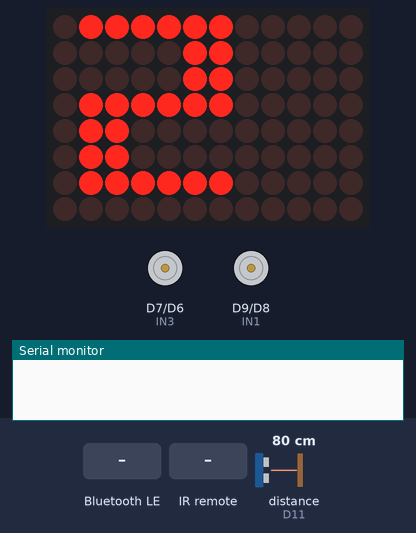
A sketch run on a simulated Arduino Uno R4 WiFi. Parts: 12×8 LED matrix, motor-driver pin pairs drawn as motors (green arrow = first pin HIGH = forward, orange = second pin HIGH = backward, longer = more drive), the last lines printed to the serial monitor. Wiring (inferred from the names in the program): ultrasonic range finder: trigger D12; echo D11. Inputs (shaded band) come from the test bench; at power-on: distance to the obstacle (sensor on D11) 80 cm. The echo pulse lasts 58.3 µs per cm; nothing arrives over Bluetooth unless stated; a phone connects over Bluetooth LE 3 s after start.

Above: at 1.1 s.
At 3.1 s:
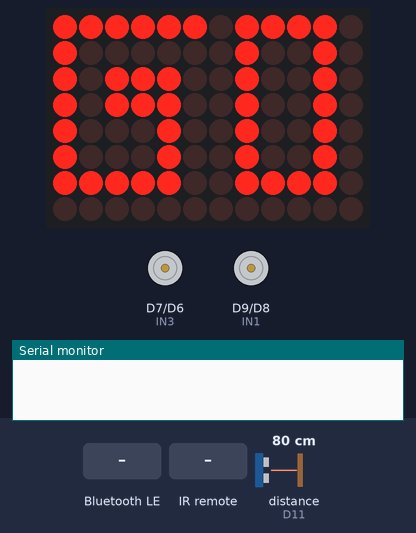
6.6 s: Bluetooth LE write "M2" received
At 8.8 s:
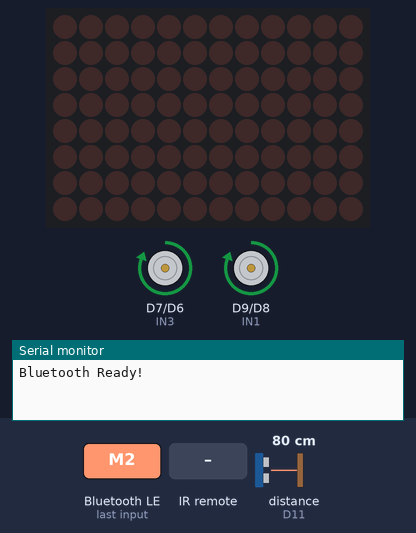
9.6 s: distance to the obstacle (sensor on D11) set to 17 cm
11.1 s: distance to the obstacle (sensor on D11) set to 13 cm
At 11.8 s:
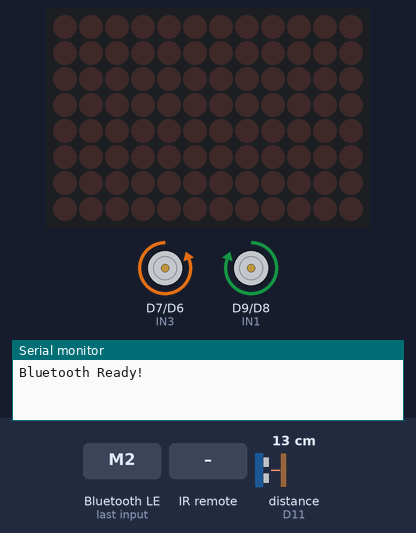
14.1 s: infrared code 0x19 received
16.0 s: Bluetooth LE write "M1" received
At 17.7 s:
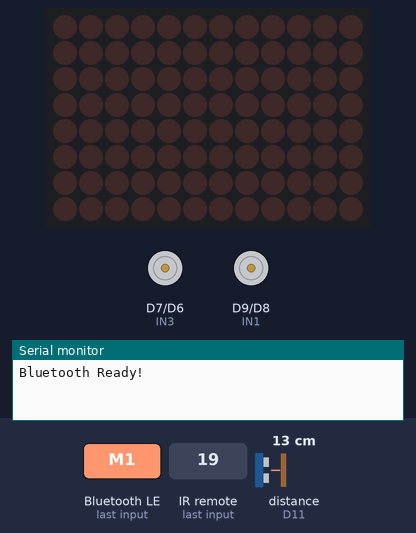
18.0 s: infrared code 0x18 received
At 18.7 s:
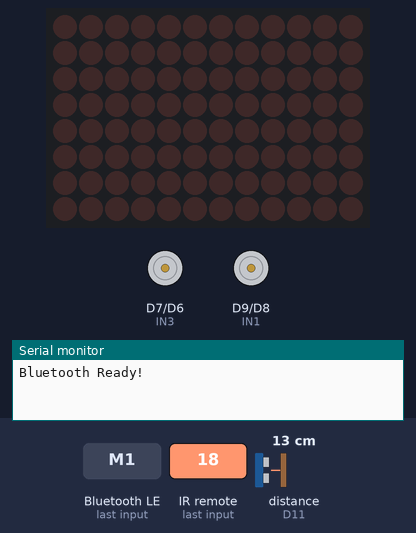
Timing chart, 0 to 20.7 s (numbered marks = the images above; inputs shaded):
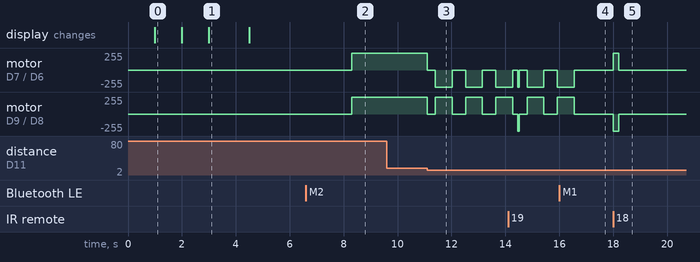

Measured:
- the behaviour switches between 15 and 14 cm on distance to the obstacle (sensor on D11) (found by bisection; images 2 and 3)
- after the input at 6.6 s, motor on D7 (IN3) / D6 (IN4), motor on D9 (IN1) / D8 (IN2): stopped → forward 255/255 after 1.7 s
- after the input at 9.6 s, every drawn part: stays the same
- after the input at 11.1 s, motor on D7 (IN3) / D6 (IN4): forward 255/255 → stopped at once, then repeats every 1.1 s: backward 255/255 0.62 s, stopped 0.50 s; motor on D9 (IN1) / D8 (IN2): forward 255/255 → stopped at once, then repeats every 1.1 s: forward 255/255 0.62 s, stopped 0.50 s
- after the input at 16.0 s, motor on D7 (IN3) / D6 (IN4), motor on D9 (IN1) / D8 (IN2): goes on until 16.5 s, then stays stopped
- after the input at 18.0 s, motor on D7 (IN3) / D6 (IN4): stopped → forward 255/255 at once, → stopped 0.20 s later; motor on D9 (IN1) / D8 (IN2): stopped → backward 255/255 at once, → stopped 0.20 s later
- what the display in image 0 shows lasts 1.0 s, from 1.0 s to 2.0 s
- what the display in image 1 shows lasts 1.5 s, from 3.0 s to 4.5 s

The sketch:

Ir-remote-car.ino
```cpp
#include <ArduinoBLE.h>
#include <IRremote.h>
#include "Arduino_LED_Matrix.h"

ArduinoLEDMatrix matrix;

// Built-in character frames from the R4 firmware
byte frame3[8][12] = {
 {0,1,1,1,1,1,1,0,0,0,0,0},
 {0,0,0,0,0,1,1,0,0,0,0,0},
 {0,0,0,0,0,1,1,0,0,0,0,0},
 {0,0,1,1,1,1,1,0,0,0,0,0},
 {0,0,0,0,0,1,1,0,0,0,0,0},
 {0,0,0,0,0,1,1,0,0,0,0,0},
 {0,1,1,1,1,1,1,0,0,0,0,0},
 {0,0,0,0,0,0,0,0,0,0,0,0}
};

byte frame2[8][12] = {
 {0,1,1,1,1,1,1,0,0,0,0,0},
 {0,0,0,0,0,1,1,0,0,0,0,0},
 {0,0,0,0,0,1,1,0,0,0,0,0},
 {0,1,1,1,1,1,1,0,0,0,0,0},
 {0,1,1,0,0,0,0,0,0,0,0,0},
 {0,1,1,0,0,0,0,0,0,0,0,0},
 {0,1,1,1,1,1,1,0,0,0,0,0},
 {0,0,0,0,0,0,0,0,0,0,0,0}
};

byte frame1[8][12] = {
 {0,0,0,1,1,0,0,0,0,0,0,0},
 {0,0,1,1,1,0,0,0,0,0,0,0},
 {0,0,0,1,1,0,0,0,0,0,0,0},
 {0,0,0,1,1,0,0,0,0,0,0,0},
 {0,0,0,1,1,0,0,0,0,0,0,0},
 {0,0,0,1,1,0,0,0,0,0,0,0},
 {0,1,1,1,1,1,1,0,0,0,0,0},
 {0,0,0,0,0,0,0,0,0,0,0,0}
};

byte frameGO[8][12] = {
 {1,1,1,1,1,1,  0,1,1,1,1,0},
 {1,0,0,0,0,0,  0,1,0,0,1,0},
 {1,0,1,1,1,0,  0,1,0,0,1,0},
 {1,0,1,1,1,0,  0,1,0,0,1,0},
 {1,0,0,0,1,0,  0,1,0,0,1,0},
 {1,0,0,0,1,0,  0,1,0,0,1,0},
 {1,1,1,1,1,0,  0,1,1,1,1,0},
 {0,0,0,0,0,0,  0,0,0,0,0,0}
};

// ===== PINS =====
#define IR_PIN 2
#define IN1 9
#define IN2 8
#define IN3 7
#define IN4 6

const int trigPin = 12;
const int echoPin = 11;

// ===== BLE =====
// ===== BLE =====
BLEService carService("19b10000-e8f2-537e-4f6c-d104768a1214");

BLEStringCharacteristic cmdChar(
  "19b10001-e8f2-537e-4f6c-d104768a1214",
  BLERead | BLEWrite,
  8
);


// ===== SYSTEM =====
int driveMode = 1;   // 1 = remote, 2 = self

unsigned long lastSignalTime = 0;
const unsigned long timeout = 200;

#define MAX_DISTANCE 200
unsigned long timeOut = MAX_DISTANCE * 58UL;

void setup() {
  matrix.begin();
  Serial.begin(9600);
  matrix.renderBitmap(frame3, 8, 12);
  delay(1000);

  matrix.renderBitmap(frame2, 8, 12);
  delay(1000);

  matrix.renderBitmap(frame1, 8, 12);
  delay(1000);

  matrix.renderBitmap(frameGO, 8, 12);
  delay(1500);

  matrix.clear();
  delay(800);

  pinMode(IN1, OUTPUT);
  pinMode(IN2, OUTPUT);
  pinMode(IN3, OUTPUT);
  pinMode(IN4, OUTPUT);
  stopMotors();

  pinMode(trigPin, OUTPUT);
  pinMode(echoPin, INPUT);

  IrReceiver.begin(IR_PIN, ENABLE_LED_FEEDBACK);

  // ---- BLUETOOTH ----
  BLE.begin();
  BLE.setLocalName("RobotCar");

  BLE.setAdvertisedService(carService);
  carService.addCharacteristic(cmdChar);
  BLE.addService(carService);
  BLE.advertise();

  Serial.println("Bluetooth Ready!");
}

void loop() {

  float distance = getSonar();
  bool blocked = (distance > 0 && distance < 15);

  // ===== BLUETOOTH =====
  BLEDevice central = BLE.central();

  if (central && cmdChar.written()) {

    String c = cmdChar.value();

    if (c == "M1") driveMode = 1;
    if (c == "M2") driveMode = 2;

    if (driveMode == 1 && c.length() == 1) {
      handleCommand(c[0], blocked);
    }
  }

  // ===== IR ALWAYS WORKS =====
  if (IrReceiver.decode()) {
    int command = IrReceiver.decodedIRData.command;
    lastSignalTime = millis();

    handleIR(command, blocked);
    IrReceiver.resume();
  }

  // ===== SELF DRIVING =====
  if (driveMode == 2) {

    if (blocked) {

      stopMotors();
      delay(300);

      // ~160 degree turn
      spinRight();
      delay(620);

      stopMotors();
      delay(200);
    }
    else {
      forward();
    }
  }

  if (millis() - lastSignalTime > timeout) {
    if (driveMode == 1) stopMotors();
  }
}

// ===== COMMANDS =====

void handleCommand(char c, bool blocked) {

  lastSignalTime = millis();

  switch(c) {

    case 'F': if(!blocked) forward(); break;
    case 'B': backward(); break;

    case 'L': if(!blocked) leftOnly(); break;
    case 'R': if(!blocked) rightOnly(); break;

    case 'Q': if(!blocked) forwardLeft(); break;
    case 'E': if(!blocked) forwardRight(); break;

    case 'Z': backwardLeft(); break;
    case 'X': backwardRight(); break;

    case 'S': stopMotors(); break;
  }
}

void handleIR(int command, bool blocked) {

  switch (command) {

    case 7: backward(); break;

    case 21: if(!blocked) forward(); break;

    case 64: if(!blocked) rightOnly(); break;
    case 68: if(!blocked) leftOnly(); break;

    case 24: spinLeft(); break;
    case 12: spinRight(); break;

    case 69: if(!blocked) forwardRight(); break;
    case 71: if(!blocked) forwardLeft(); break;

    case 25: backwardRight(); break;
    case 13: backwardLeft(); break;
  }
}

// ===== MOTORS =====

void forward(){
  digitalWrite(IN1,HIGH); digitalWrite(IN2,LOW);
  digitalWrite(IN3,HIGH); digitalWrite(IN4,LOW);
}

void backward(){
  digitalWrite(IN1,LOW); digitalWrite(IN2,HIGH);
  digitalWrite(IN3,LOW); digitalWrite(IN4,HIGH);
}

void rightOnly(){
  digitalWrite(IN1,LOW); digitalWrite(IN2,LOW);
  digitalWrite(IN3,HIGH); digitalWrite(IN4,LOW);
}

void leftOnly(){
  digitalWrite(IN1,HIGH); digitalWrite(IN2,LOW);
  digitalWrite(IN3,LOW); digitalWrite(IN4,LOW);
}

void spinLeft(){
  digitalWrite(IN1,LOW); digitalWrite(IN2,HIGH);
  digitalWrite(IN3,HIGH); digitalWrite(IN4,LOW);
}

void spinRight(){
  digitalWrite(IN1,HIGH); digitalWrite(IN2,LOW);
  digitalWrite(IN3,LOW); digitalWrite(IN4,HIGH);
}

// ===== DIAGONALS =====

void forwardRight(){ forward(); delay(40); stopMotors(); }
void forwardLeft(){ forward(); delay(40); stopMotors(); }

void backwardRight(){ backward(); delay(40); stopMotors(); }
void backwardLeft(){ backward(); delay(40); stopMotors(); }

void stopMotors(){
  digitalWrite(IN1,LOW);
  digitalWrite(IN2,LOW);
  digitalWrite(IN3,LOW);
  digitalWrite(IN4,LOW);
}

// ===== ULTRASONIC =====

float getSonar(){

  digitalWrite(trigPin, LOW);
  delayMicroseconds(2);

  digitalWrite(trigPin, HIGH);
  delayMicroseconds(10);
  digitalWrite(trigPin, LOW);

  long pingTime = pulseIn(echoPin, HIGH, timeOut);
  if(pingTime == 0) return -1;

  return pingTime * 0.0343 / 2.0;
}
```
